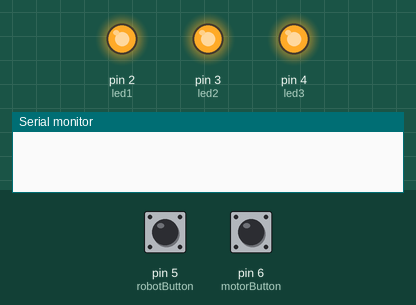
This sketch was run on a simulated Arduino Uno, built with avr-gcc and run on an emulated ATmega328P. Parts: output pins drawn as LEDs (lit = HIGH), the last lines printed to the serial monitor. The inputs (shaded band) are chosen by the test bench; at power-on: pin 5 (robotButton) LOW, pin 6 (motorButton) LOW.

Above: at 1.2 s.
1.3 s: pin 5 (robotButton) pulled HIGH for 0.15 s
At 2.2 s:
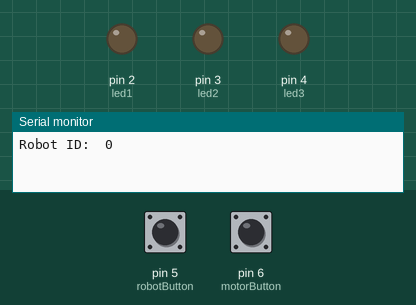
2.9 s: pin 5 (robotButton) pulled HIGH for 1 s
At 3.4 s:
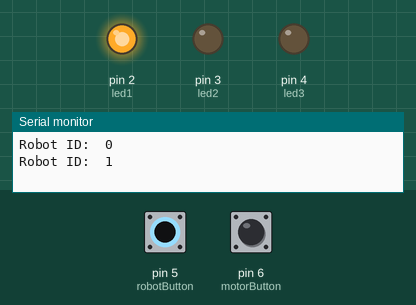
5.4 s: pin 5 (robotButton) pulled HIGH for 0.15 s
At 6.5 s:
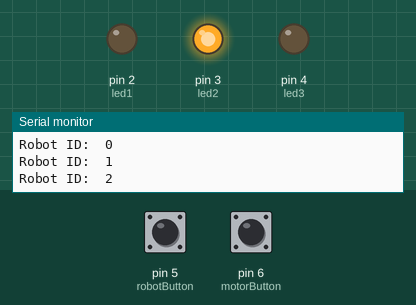
7.0 s: pin 5 (robotButton) pulled HIGH for 3.2 s
At 7.7 s:
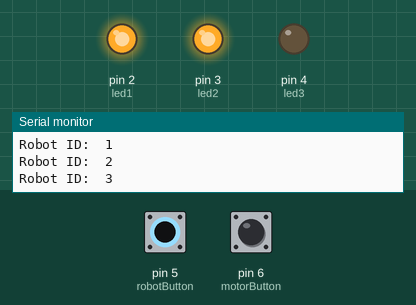
11.7 s: pin 5 (robotButton) pulled HIGH for 0.15 s
At 12.5 s:
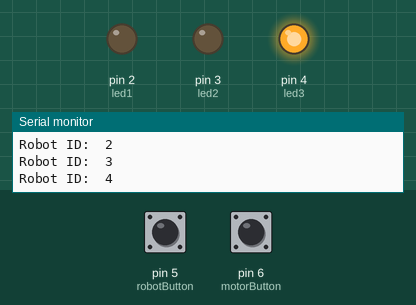
Timing chart, 0 to 14.7 s (numbered marks = the images above; inputs shaded):
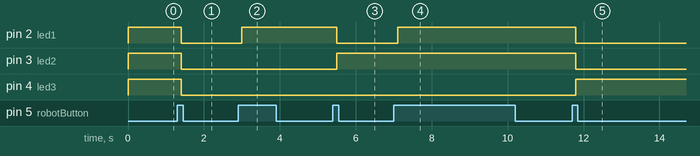

The sketch:

roboController2.ino
```cpp
#define DEBUG

const int led1 = 2;
const int led2 = 3;
const int led3 = 4;
const int robotButton = 5;
const int motorButton = 6;
const int kickButton = 7;
const int spinnerButton = 8;

int buttonState = 0;
int buttonState2 = 0;
int lastButtonState = 0;
int lastButtonState2 = 0;
int buttonCounter = -1;


void setup(){
  Serial.begin(9600);
  pinMode(led1, OUTPUT);
  pinMode(led2, OUTPUT);
  pinMode(led3, OUTPUT);
  pinMode(robotButton, INPUT);
  pinMode(motorButton, INPUT);
  pinMode(kickButton, INPUT);
  pinMode(spinnerButton, INPUT);
}


void loop(){

 buttonState = digitalRead(robotButton);
 buttonState2 = digitalRead(motorButton);


  if (buttonState != lastButtonState) {
    if (buttonState == HIGH) {
      robotSelect();
    }
     lastButtonState = buttonState;
  }


    if (buttonState2 != lastButtonState2) {
      if (buttonState2 == HIGH) {
      motorCommand();
    }
     lastButtonState2 = buttonState2;
  }


  led();

}

void motorCommand(){
 #ifdef DEBUG
  Serial.print("Sending motorCommand ");
  Serial.println(buttonCounter);
 #endif
}


void robotSelect(){
  delay(100);

  if (buttonCounter <= 6)
    buttonCounter++;
  else
    buttonCounter = 0;

  #ifdef DEBUG
   Serial.print("Robot ID:  ");
   Serial.println(buttonCounter);
 #endif
}


void led(){
  if (buttonCounter == 0){
    digitalWrite(2, LOW);
    digitalWrite(3, LOW);
    digitalWrite(4, LOW);
  }
  else if (buttonCounter == 1){
    digitalWrite(2, HIGH);
    digitalWrite(3, LOW);
    digitalWrite(4, LOW);
  }
  else if (buttonCounter == 2){
    digitalWrite(2, LOW);
    digitalWrite(3, HIGH);
    digitalWrite(4, LOW);
  }
  else if (buttonCounter == 3){
    digitalWrite(2, HIGH);
    digitalWrite(3, HIGH);
    digitalWrite(4, LOW);
  }
  else if (buttonCounter == 4){
    digitalWrite(2, LOW);
    digitalWrite(3, LOW);
    digitalWrite(4, HIGH);
  }
  else if (buttonCounter == 5){
    digitalWrite(2, HIGH);
    digitalWrite(3, LOW);
    digitalWrite(4, HIGH);
  }
  else if (buttonCounter == 6){
    digitalWrite(2, LOW);
    digitalWrite(3, HIGH);
    digitalWrite(4, HIGH);
  }
  else{
    digitalWrite(2, HIGH);
    digitalWrite(3, HIGH);
    digitalWrite(4, HIGH);
  }

}
```

Measured:
- after the input at 1.3 s, pin 2 (led1), pin 3 (led2), pin 4 (led3): HIGH → LOW after 0.10 s
- after the input at 2.9 s, pin 2 (led1): LOW → HIGH after 0.10 s
- after the input at 5.4 s, pin 2 (led1): HIGH → LOW after 0.10 s; pin 3 (led2): LOW → HIGH after 0.10 s
- after the input at 7.0 s, pin 2 (led1): LOW → HIGH after 0.10 s
- after the input at 11.7 s, pin 2 (led1), pin 3 (led2): HIGH → LOW after 0.10 s; pin 4 (led3): LOW → HIGH after 0.10 s
